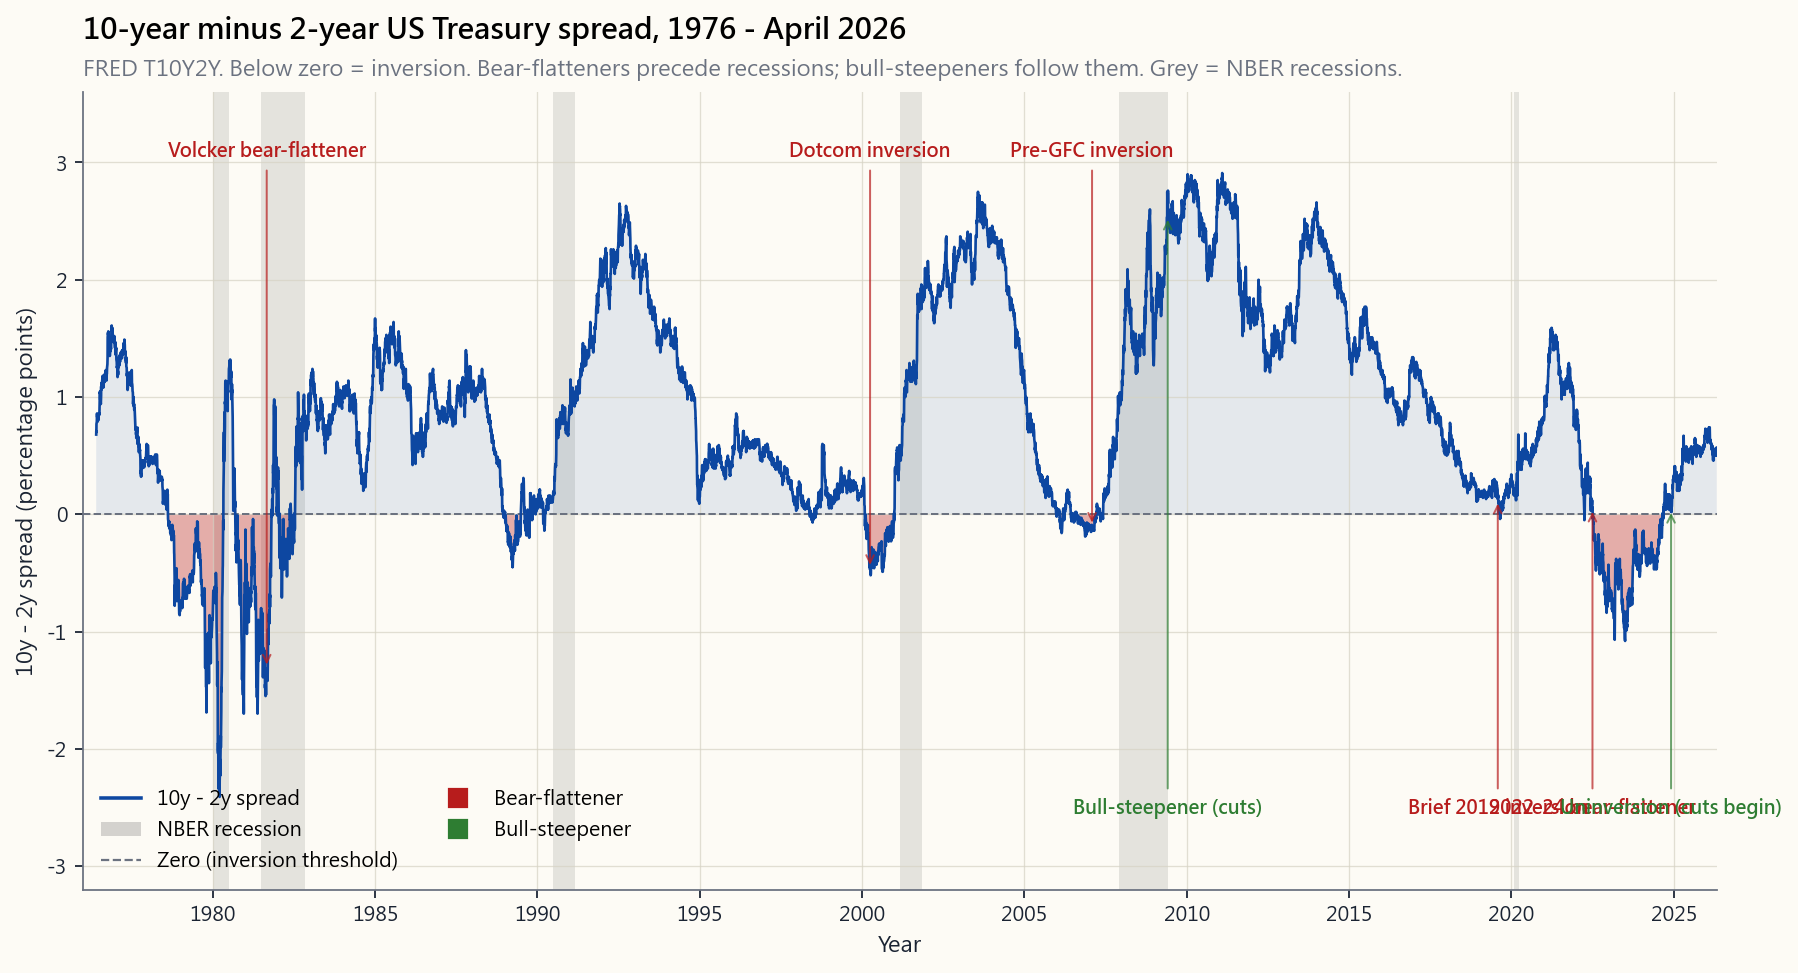

Write the Python code that produced this figure.
"""Week 31, §2.4 — 10y-2y Treasury spread with bull/bear regime annotations.

FRED series T10Y2Y from 1976. Highlights bull-steepener (Fed-cut)
and bear-flattener (Fed-hike) episodes by colouring the slope-
change segments. NBER recessions shown as light grey bands for
context.

Run:
    uv run python course/image/week31_slope_history.py
"""

from __future__ import annotations

import sys
from pathlib import Path

import matplotlib.pyplot as plt
import matplotlib.dates as mdates
import pandas as pd

sys.path.insert(0, str(Path(__file__).resolve().parents[2]))

from scripts.chart_helpers import (  # noqa: E402
    PALETTE_LIGHT,
    render_for_all_locales,
    style_axes,
)
from scripts.market_data import fred_series  # noqa: E402

OUT_DIR = Path(__file__).parent
BASE = "week31_slope_history"

# NBER recession dates (post-1976).
NBER = [
    ("1980-01-01", "1980-07-01"),
    ("1981-07-01", "1982-11-01"),
    ("1990-07-01", "1991-03-01"),
    ("2001-03-01", "2001-11-01"),
    ("2007-12-01", "2009-06-01"),
    ("2020-02-01", "2020-04-01"),
]

# Major regime annotations. (date, label_en, label_hk, label_tw, label_cn, regime).
REGIMES = [
    ("1981-09-01", "Volcker bear-flattener",   "沃爾克熊平", "伏克爾熊平", "沃尔克熊平", "bf"),
    ("2000-04-01", "Dotcom inversion",         "互聯網泡沫倒掛", "網路泡沫倒掛", "互联网泡沫倒挂", "bf"),
    ("2007-02-01", "Pre-GFC inversion",        "金融海嘯前倒掛", "金融海嘯前倒掛", "金融危机前倒挂", "bf"),
    ("2009-06-01", "Bull-steepener (cuts)",    "牛陡(降息)", "牛陡(降息)", "牛陡(降息)", "bs"),
    ("2019-08-01", "Brief 2019 inversion",     "2019 短暫倒掛", "2019 短暫倒掛", "2019 短暂倒挂", "bf"),
    ("2022-07-01", "2022-24 bear-flattener",   "2022-24 熊平", "2022-24 熊平", "2022-24 熊平", "bf"),
    ("2024-12-01", "Uninversion (cuts begin)", "倒掛結束", "倒掛結束", "倒挂结束", "bs"),
]

LANG_STRINGS = {
    "en": {
        "title":    "10-year minus 2-year US Treasury spread, 1976 - April 2026",
        "subtitle": "FRED T10Y2Y. Below zero = inversion. Bear-flatteners precede recessions; bull-steepeners follow them. Grey = NBER recessions.",
        "xlabel":   "Year",
        "ylabel":   "10y - 2y spread (percentage points)",
        "spread":   "10y - 2y spread",
        "rec":      "NBER recession",
        "zeroline": "Zero (inversion threshold)",
        "bf":       "Bear-flattener",
        "bs":       "Bull-steepener",
        "label_idx": 1,
    },
    "hk": {
        "title":    "10 年期減 2 年期美國國債息差,1976 - 2026 年 4 月",
        "subtitle": "FRED T10Y2Y。零以下=倒掛。熊平多領先衰退;牛陡多隨後出現。灰色=NBER 衰退。",
        "xlabel":   "年份",
        "ylabel":   "10 年減 2 年息差(百分點)",
        "spread":   "10 年減 2 年息差",
        "rec":      "NBER 衰退",
        "zeroline": "零(倒掛門檻)",
        "bf":       "熊平",
        "bs":       "牛陡",
        "label_idx": 2,
    },
    "tw": {
        "title":    "10 年期減 2 年期美國公債利差,1976 - 2026 年 4 月",
        "subtitle": "FRED T10Y2Y。零以下=倒掛。熊平多領先衰退;牛陡多隨後出現。灰色=NBER 衰退。",
        "xlabel":   "年份",
        "ylabel":   "10 年減 2 年利差(百分點)",
        "spread":   "10 年減 2 年利差",
        "rec":      "NBER 衰退",
        "zeroline": "零(倒掛門檻)",
        "bf":       "熊平",
        "bs":       "牛陡",
        "label_idx": 3,
    },
    "cn": {
        "title":    "10 年期减 2 年期美国国债利差,1976 - 2026 年 4 月",
        "subtitle": "FRED T10Y2Y。零以下=倒挂。熊平常领先衰退;牛陡常随后出现。灰色=NBER 衰退。",
        "xlabel":   "年份",
        "ylabel":   "10 年减 2 年利差(百分点)",
        "spread":   "10 年减 2 年利差",
        "rec":      "NBER 衰退",
        "zeroline": "零(倒挂阈值)",
        "bf":       "熊平",
        "bs":       "牛陡",
        "label_idx": 4,
    },
}


def _spread() -> pd.DataFrame:
    end = "2026-04-30"
    try:
        df = fred_series("T10Y2Y", start="1976-06-01", end=end)
        df.columns = ["spread"]
        return df
    except Exception:
        ten = fred_series("DGS10", start="1976-06-01", end=end)
        two = fred_series("DGS2", start="1976-06-01", end=end)
        ten.columns = ["ten"]
        two.columns = ["two"]
        df = ten.join(two, how="inner")
        df["spread"] = df["ten"] - df["two"]
        return df[["spread"]]


def build_fig(s):
    df = _spread().dropna()
    p = PALETTE_LIGHT
    fig, ax = plt.subplots(figsize=(11.4, 6.2))
    style_axes(ax, p)

    # Recession bands behind everything
    for peak, trough in NBER:
        ax.axvspan(pd.Timestamp(peak), pd.Timestamp(trough),
                   color=p["grey"], alpha=0.15, linewidth=0)

    ax.axhline(0, color=p["muted"], linewidth=0.9, linestyle="--")

    x = df.index.values
    y = df["spread"].values
    ax.fill_between(x, y, 0, where=(y < 0), color=p["red"], alpha=0.35,
                    interpolate=True, linewidth=0)
    ax.fill_between(x, y, 0, where=(y >= 0), color=p["blue"], alpha=0.10,
                    interpolate=True, linewidth=0)
    ax.plot(x, y, color=p["blue"], linewidth=1.2)

    # Regime annotations
    idx = s["label_idx"]
    label_y_top = 3.05
    label_y_bot = -2.55
    for entry in REGIMES:
        date_s, lab_en, lab_hk, lab_tw, lab_cn, regime = entry
        d = pd.Timestamp(date_s)
        # find the value at that date for the arrow target
        nearest = df.index[df.index.searchsorted(d) - 1] if d > df.index[0] else df.index[0]
        spr = float(df.loc[nearest, "spread"])
        labels = (lab_en, lab_hk, lab_tw, lab_cn)
        text = labels[idx - 1]
        colour = p["red"] if regime == "bf" else p["green"]
        # alternate top/bottom by sign of spread to keep readable
        ytxt = label_y_top if spr <= 0 else label_y_bot
        ax.annotate(text, xy=(d, spr), xytext=(d, ytxt),
                    ha="center", fontsize=8.5, color=colour, fontweight="bold",
                    arrowprops=dict(arrowstyle="->", color=colour, lw=0.9, alpha=0.7))

    ax.set_xlim(pd.Timestamp("1976-01-01"), pd.Timestamp("2026-05-01"))
    ax.set_ylim(-3.2, 3.6)
    ax.xaxis.set_major_locator(mdates.YearLocator(5))
    ax.xaxis.set_major_formatter(mdates.DateFormatter("%Y"))

    ax.set_xlabel(s["xlabel"])
    ax.set_ylabel(s["ylabel"])
    ax.set_title(s["title"], fontsize=13, fontweight="bold", loc="left", pad=24)
    ax.text(0, 1.02, s["subtitle"], transform=ax.transAxes,
            fontsize=10, color=p["muted"])

    from matplotlib.patches import Patch
    handles = [
        plt.Line2D([0], [0], color=p["blue"], linewidth=1.6, label=s["spread"]),
        Patch(facecolor=p["grey"], alpha=0.25, label=s["rec"]),
        plt.Line2D([0], [0], color=p["muted"], linestyle="--",
                   linewidth=1.0, label=s["zeroline"]),
        plt.Line2D([0], [0], color=p["red"], linewidth=0,
                   marker="s", markersize=8, label=s["bf"]),
        plt.Line2D([0], [0], color=p["green"], linewidth=0,
                   marker="s", markersize=8, label=s["bs"]),
    ]
    ax.legend(handles=handles, loc="lower left", frameon=False, fontsize=9, ncol=2)

    fig.tight_layout()
    return fig


if __name__ == "__main__":
    paths = render_for_all_locales(BASE, OUT_DIR, build_fig, LANG_STRINGS)
    for pth in paths:
        print(f"wrote {pth}")
